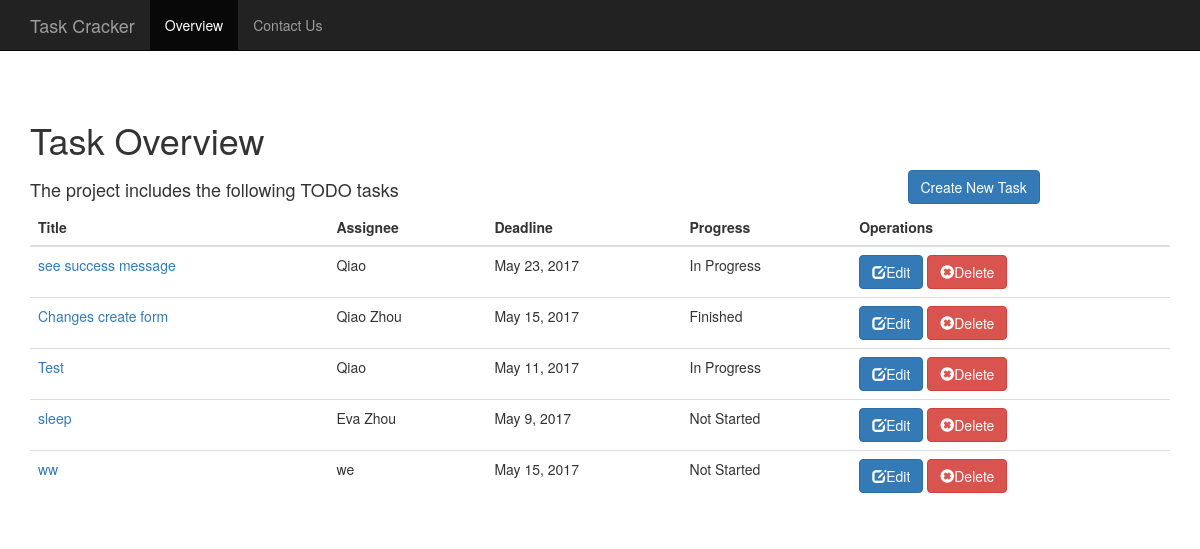
Page /task/ (signed in) on the earlier database version.
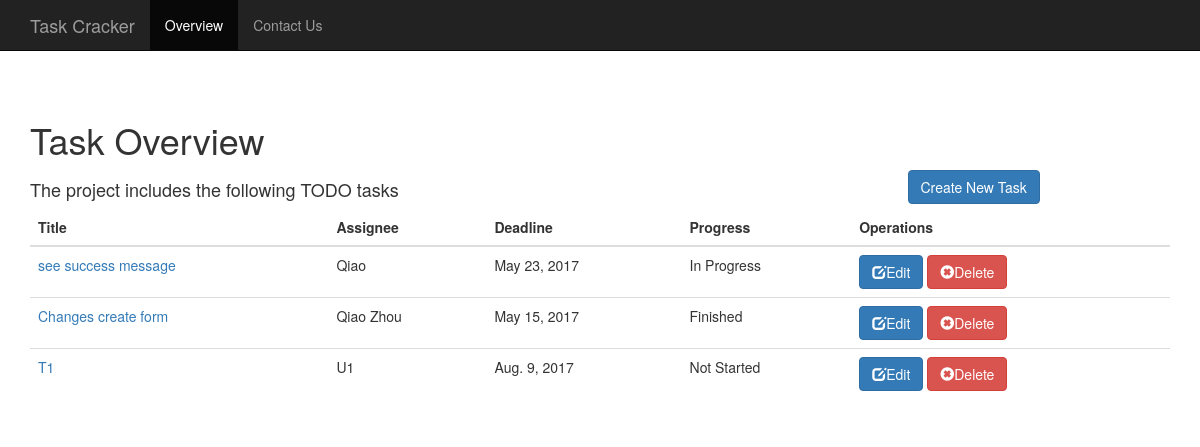
Same page on the later database version.
### task/models.py (models this page shows, shortened)
class Task(models.Model):
    NOTSTARTED = 'Not Started'
    INPROGRESS = 'In Progress'
    FINISHED = 'Finished'
    PROGRESS_CHOICES = (
        (NOTSTARTED, 'Not Started'),
        (INPROGRESS, 'In Progress'),
        (FINISHED, 'Finished'),
    )
    progress = models.CharField(
        max_length=20,
        choices=PROGRESS_CHOICES,
        default=NOTSTARTED,
    )
    user = models.ForeignKey(User,default=1)
    assignee = models.CharField(max_length=500)
    title = models.CharField(max_length=500)
    description = models.TextField(blank=True, null=True)
    deadline = models.DateField()
    created_date = models.DateTimeField(
        blank=True, null=True)

### task/views.py (the view)
def index(request):
    if not request.user.is_authenticated:
        return render(request,'task/login.html')
    else:
        tasks = Task.objects.filter(user=request.user)
        return render(request, 'task/index.html', {
                'tasks': tasks,
            })

### task/templates/task/index.html (shortened to what this page needs)
<!DOCTYPE html>
<html lang="en">
<head>
    <link rel="stylesheet" href="https://maxcdn.bootstrapcdn.com/bootstrap/3.3.7/css/bootstrap.min.css">
</head>
<body>
    <nav class="navbar navbar-inverse navbar-fixed-top">
        <div class="container">
            <div class="navbar-header">
                <a class="navbar-brand">Task Cracker</a>
            </div>
            <ul class="nav navbar-nav">
                <li class="active"><a href="#TaskTable">Overview</a></li>
                <li><a href="{%url 'task:about' %}">Contact Us</a></li>
            </ul>
        </div>
    </nav>
    <br><br><br><br><br>
    <div class="container">
        <h1 id="TaskTable">Task Overview</h1>
        <div class="row">
            <div class="col-sm-9" style="background-color:white;">
                <h4>The project includes the following TODO tasks</h4>
            </div>
            <div class="col-sm-3" style="background-color:white;">
                <a href="{%url 'task:create_task' %}" class="btn btn-primary" role="button">Create New Task</a>
            </div>
        </div>
    </div>
    <div class="container">
    <table class="table">
        <thead>
            <tr>
                <th>Title</th>
                <th>Assignee</th>
                <th>Deadline</th>
                <th>Progress</th>
                <th>Operations</th>
            </tr>
        </thead>
        <tbody>
        {%for task in tasks %}
                <tr>
                    <td><a href="{%url 'task:detail' task.id %}"> {{ task.title }}</a></td>
                    <td>
                         {{ task.assignee }}
                    </td>
                     <td>
                         {{ task.deadline }}
                      </td>
                      <td>
                        {{ task.progress }}
                     </td>
                     <td>
                        <a href="{%url 'task:update' task.id %}"class="btn btn-primary" role="button">
                            <span class="glyphicon glyphicon-edit"></span>Edit</a>
                        <a href="{%url 'task:delete' task.id %}" class="btn btn-danger" role="button"><span class="glyphicon glyphicon-remove-sign"></span>Delete</a>
                    </td>
                    </tr>
        {% endfor %}
        </tbody>
    </table>
</div>
</body>
</html>

Differences in the rows shown:
removed Task: title "Test", assignee "Qiao", deadline "May 11, 2017", progress "In Progress"
removed Task: title "sleep", assignee "Eva Zhou", deadline "May 9, 2017", progress "Not Started"
removed Task: title "ww", assignee "we", deadline "May 15, 2017", progress "Not Started"
added Task: title "T1", assignee "U1", deadline "Aug. 9, 2017", progress "Not Started"
